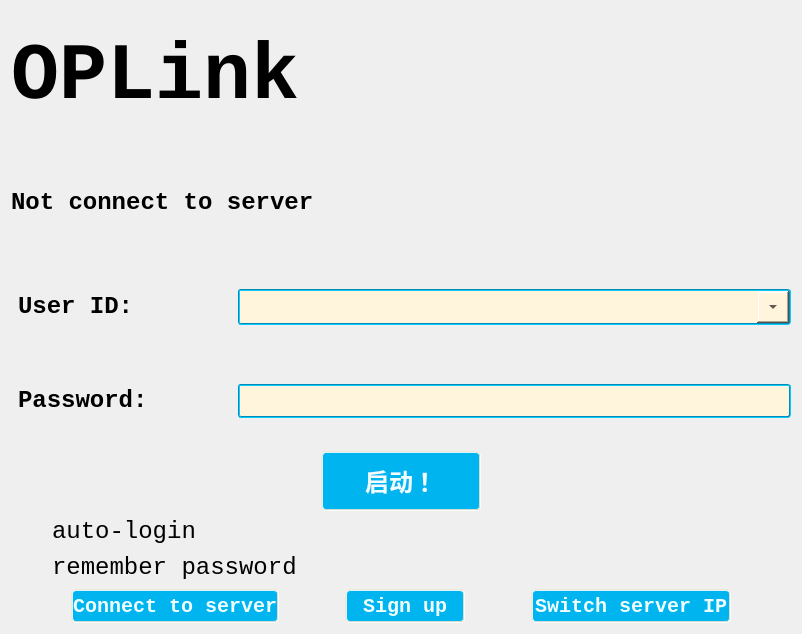
<?xml version="1.0" encoding="UTF-8"?>
<ui version="4.0">
 <class>login</class>
 <widget class="QWidget" name="login">
  <property name="geometry">
   <rect>
    <x>0</x>
    <y>0</y>
    <width>802</width>
    <height>634</height>
   </rect>
  </property>
  <property name="windowTitle">
   <string>Login</string>
  </property>
  <property name="styleSheet">
   <string notr="true">
#login
{
    /*背景色，蓝到淡黄渐变*/
    /*渐变色:rgba中最后一值为透明度,0_255&lt;-&gt;完全透明_不透明*/
    background-color: qradialgradient(cx:0.25, cy:0.25, radius:0.75, fx:0.618 fy:0.618,
                                        stop:0 rgba(20,150,220,240),
                                        stop:1 rgba(255,245,220,240));
}

#login
{
    /*宽高*/
    width: 800px;
    height: 500px;
}

#label_picture
{
    /*背景图片，注意格式*/
    border-image:url(:/res/background-images/login1.jpg) 4 4 4 4 strech strech;
    /*为logo采用特殊字体*/
    font-family: consolas;
    font-size: 80px;
    font-weight:bold;
}


#pushButton_Login
{
    font-family:STXinwei;
    font-size: 24px;
    font-weight:bold;
}


QComboBox
{
    /*背景，淡黄*/
    background: rgb(255,245,220);
    /*边框，蓝绿*/
    border-color: rgb(0,140,180);
    border-style: groove;
    border-radius: 3px;
    border-width: 2px;
    /*前景/字体*/
    color: black;
    font-family: consolas;
    font-size: 24px;
    /*内边距*/
    padding-top: 2px;
    padding-left: 2px;
    /*宽高*/
    height: 30px;
}
/*下拉框格式*/
QComboBox QAbstractItemView
{
    /*背景，淡黄*/
    background: rgb(255,245,220);
    /*前景/字体*/
    color: black;
    font-family: consolas;
    font-size: 24px;
    /*内边距*/
    padding-top: 2px;
    padding-left: 2px;
    /*宽高*/
    height: 30px;
}
/*选中效果*/
QComboBox:on
{
    padding-top: 3px;
    padding-left: 4px;
}
/*下拉箭头容器*/
QComboBox::drop-down
{
    width: 32px;
    height: 32px;
}

/*下拉箭头*/
QComboBox::down-arrow
{
    image: url(:/res/icons/xia_la.png);
}
/*下拉箭头选中效果*/
QComboBox::down-arrow:on
{
    image: url(:/res/icons/shang_la.png);
}

/*确认框*/
QCheckBox
{
    /*前景/字体*/
    color: black;
    font-family: consolas;
    font-size: 24px;
    /*内边距*/
    padding-left:5px;
}

QCheckBox::indicator{/*选择框尺寸*/
    background-color: rgba(255, 255, 255, 0);
    border: 0px solid #b1b1b1;
	width: 30px;
	height: 30px;
}

QCheckBox::indicator:unchecked
{
    image: url(:/res/icons/kaiguan_guan.png);
}

QCheckBox::indicator:checked
{
    image: url(:/res/icons/kaiguan_kai.png);
}


/*按钮*/
QPushButton,QRadioButton
{
    /*背景，偏深蓝*/
    background-color: rgb(0,180,240);
    /*边框,淡黄*/
    border-color: rgba(240,230,210,220);
    border-radius: 5px;
    border-style: groove;
    border-width: 2px;
    /*前景/字体，淡蓝*/
    color: rgb(240,255,255);
    font-family: consolas;
    font-size: 20px;
    font-weight:bold;
    /*内边距*/
    /*宽高*/
    height:30px;
}

/*悬停时，背景变为淡蓝色，字体变为白色*/
QRadioButton:hover,QPushButton:hover
{
    background-color: rgb(100,180,250);
    color: white;
}

/*按下时，背景变为蓝绿色，显示边框效果*/
QPushButton:pressed,QRadioButton:pressed
{
    /*背景*/
    background-color: rgb(0,140,180);
    /*边框*/
    border-style: inset;
    /*前景/字体*/
    color: white;
    /*内边距*/
    padding-left:2px;
    padding-top:2px;
}


QLabel
{
    font-family: consolas;
    font-size: 24px;
    font-weight:bold;
    /*设置QLabel字体为居中*/
    qproperty-alignment:AlignCenter;
}


QLineEdit,QTableWidget
{
    /*背景，淡黄*/
    background: rgb(255,245,220);
    /*选中背景，蓝色*/
    selection-background-color: rgb(10, 140, 220);
    /*边框，蓝绿*/
    border-color: rgb(0,140,180);
    border-style: groove;
    border-radius: 3px;
    border-width: 2px;
    /*前景/字体*/
    color: black;
    font-family: consolas;
    font-size: 24px;
    /*宽高*/
    height: 30px;
}
</string>
  </property>
  <layout class="QVBoxLayout" name="verticalLayout">
   <item>
    <widget class="QLabel" name="label_picture">
     <property name="sizePolicy">
      <sizepolicy hsizetype="Preferred" vsizetype="Preferred">
       <horstretch>0</horstretch>
       <verstretch>0</verstretch>
      </sizepolicy>
     </property>
     <property name="minimumSize">
      <size>
       <width>780</width>
       <height>125</height>
      </size>
     </property>
     <property name="autoFillBackground">
      <bool>false</bool>
     </property>
     <property name="styleSheet">
      <string notr="true"/>
     </property>
     <property name="text">
      <string>OPLink</string>
     </property>
    </widget>
   </item>
   <item>
    <spacer name="verticalSpacer_2">
     <property name="orientation">
      <enum>Qt::Vertical</enum>
     </property>
     <property name="sizeType">
      <enum>QSizePolicy::Fixed</enum>
     </property>
     <property name="sizeHint" stdset="0">
      <size>
       <width>20</width>
       <height>40</height>
      </size>
     </property>
    </spacer>
   </item>
   <item>
    <widget class="QLabel" name="label_status">
     <property name="sizePolicy">
      <sizepolicy hsizetype="Preferred" vsizetype="Fixed">
       <horstretch>0</horstretch>
       <verstretch>0</verstretch>
      </sizepolicy>
     </property>
     <property name="text">
      <string>Not connect to server</string>
     </property>
    </widget>
   </item>
   <item>
    <spacer name="verticalSpacer">
     <property name="orientation">
      <enum>Qt::Vertical</enum>
     </property>
     <property name="sizeType">
      <enum>QSizePolicy::Fixed</enum>
     </property>
     <property name="sizeHint" stdset="0">
      <size>
       <width>20</width>
       <height>40</height>
      </size>
     </property>
    </spacer>
   </item>
   <item>
    <layout class="QHBoxLayout" name="horizontalLayout">
     <item>
      <widget class="QLabel" name="label_userID">
       <property name="sizePolicy">
        <sizepolicy hsizetype="Expanding" vsizetype="Fixed">
         <horstretch>2</horstretch>
         <verstretch>0</verstretch>
        </sizepolicy>
       </property>
       <property name="font">
        <font>
         <family>consolas</family>
         <pointsize>-1</pointsize>
         <weight>75</weight>
         <bold>true</bold>
        </font>
       </property>
       <property name="styleSheet">
        <string notr="true">margin : 30px 0px</string>
       </property>
       <property name="text">
        <string>User ID:</string>
       </property>
      </widget>
     </item>
     <item>
      <widget class="QComboBox" name="comboBox">
       <property name="sizePolicy">
        <sizepolicy hsizetype="Expanding" vsizetype="Fixed">
         <horstretch>5</horstretch>
         <verstretch>0</verstretch>
        </sizepolicy>
       </property>
       <property name="font">
        <font>
         <family>consolas</family>
         <pointsize>-1</pointsize>
        </font>
       </property>
       <property name="editable">
        <bool>true</bool>
       </property>
      </widget>
     </item>
    </layout>
   </item>
   <item>
    <layout class="QHBoxLayout" name="horizontalLayout_2">
     <item>
      <widget class="QLabel" name="label_password">
       <property name="sizePolicy">
        <sizepolicy hsizetype="Expanding" vsizetype="Fixed">
         <horstretch>2</horstretch>
         <verstretch>0</verstretch>
        </sizepolicy>
       </property>
       <property name="font">
        <font>
         <family>consolas</family>
         <pointsize>-1</pointsize>
         <weight>75</weight>
         <bold>true</bold>
        </font>
       </property>
       <property name="styleSheet">
        <string notr="true">margin : 30px 0px</string>
       </property>
       <property name="text">
        <string>Password:</string>
       </property>
      </widget>
     </item>
     <item>
      <widget class="QLineEdit" name="lineEdit">
       <property name="sizePolicy">
        <sizepolicy hsizetype="Expanding" vsizetype="Fixed">
         <horstretch>5</horstretch>
         <verstretch>0</verstretch>
        </sizepolicy>
       </property>
       <property name="font">
        <font>
         <family>consolas</family>
         <pointsize>-1</pointsize>
        </font>
       </property>
       <property name="echoMode">
        <enum>QLineEdit::Password</enum>
       </property>
      </widget>
     </item>
    </layout>
   </item>
   <item>
    <layout class="QVBoxLayout" name="verticalLayout_2">
     <item alignment="Qt::AlignHCenter">
      <widget class="QPushButton" name="pushButton_Login">
       <property name="minimumSize">
        <size>
         <width>160</width>
         <height>35</height>
        </size>
       </property>
       <property name="maximumSize">
        <size>
         <width>160</width>
         <height>160</height>
        </size>
       </property>
       <property name="font">
        <font>
         <family>STXinwei</family>
         <pointsize>-1</pointsize>
         <weight>75</weight>
         <bold>true</bold>
        </font>
       </property>
       <property name="styleSheet">
        <string notr="true"/>
       </property>
       <property name="text">
        <string>启动！</string>
       </property>
      </widget>
     </item>
     <item>
      <widget class="QCheckBox" name="checkBox_autoLogin">
       <property name="text">
        <string>auto-login</string>
       </property>
      </widget>
     </item>
     <item>
      <widget class="QCheckBox" name="checkBox_rememberPassword">
       <property name="text">
        <string>remember password</string>
       </property>
      </widget>
     </item>
    </layout>
   </item>
   <item>
    <layout class="QHBoxLayout" name="horizontalLayout_3">
     <item>
      <spacer name="horizontalSpacer_4">
       <property name="orientation">
        <enum>Qt::Horizontal</enum>
       </property>
       <property name="sizeHint" stdset="0">
        <size>
         <width>40</width>
         <height>20</height>
        </size>
       </property>
      </spacer>
     </item>
     <item>
      <widget class="QPushButton" name="pushButton_connect">
       <property name="minimumSize">
        <size>
         <width>200</width>
         <height>0</height>
        </size>
       </property>
       <property name="styleSheet">
        <string notr="true"/>
       </property>
       <property name="text">
        <string>Connect to server</string>
       </property>
      </widget>
     </item>
     <item>
      <spacer name="horizontalSpacer_6">
       <property name="orientation">
        <enum>Qt::Horizontal</enum>
       </property>
       <property name="sizeHint" stdset="0">
        <size>
         <width>40</width>
         <height>20</height>
        </size>
       </property>
      </spacer>
     </item>
     <item>
      <widget class="QPushButton" name="pushButton_SignUp">
       <property name="minimumSize">
        <size>
         <width>120</width>
         <height>0</height>
        </size>
       </property>
       <property name="styleSheet">
        <string notr="true"/>
       </property>
       <property name="text">
        <string>Sign up</string>
       </property>
      </widget>
     </item>
     <item>
      <spacer name="horizontalSpacer_7">
       <property name="orientation">
        <enum>Qt::Horizontal</enum>
       </property>
       <property name="sizeHint" stdset="0">
        <size>
         <width>40</width>
         <height>20</height>
        </size>
       </property>
      </spacer>
     </item>
     <item>
      <widget class="QPushButton" name="pushButton_switchServerIP">
       <property name="minimumSize">
        <size>
         <width>200</width>
         <height>0</height>
        </size>
       </property>
       <property name="styleSheet">
        <string notr="true"/>
       </property>
       <property name="text">
        <string>Switch server IP</string>
       </property>
      </widget>
     </item>
     <item>
      <spacer name="horizontalSpacer_5">
       <property name="orientation">
        <enum>Qt::Horizontal</enum>
       </property>
       <property name="sizeHint" stdset="0">
        <size>
         <width>40</width>
         <height>20</height>
        </size>
       </property>
      </spacer>
     </item>
    </layout>
   </item>
  </layout>
 </widget>
 <resources/>
 <connections/>
</ui>
